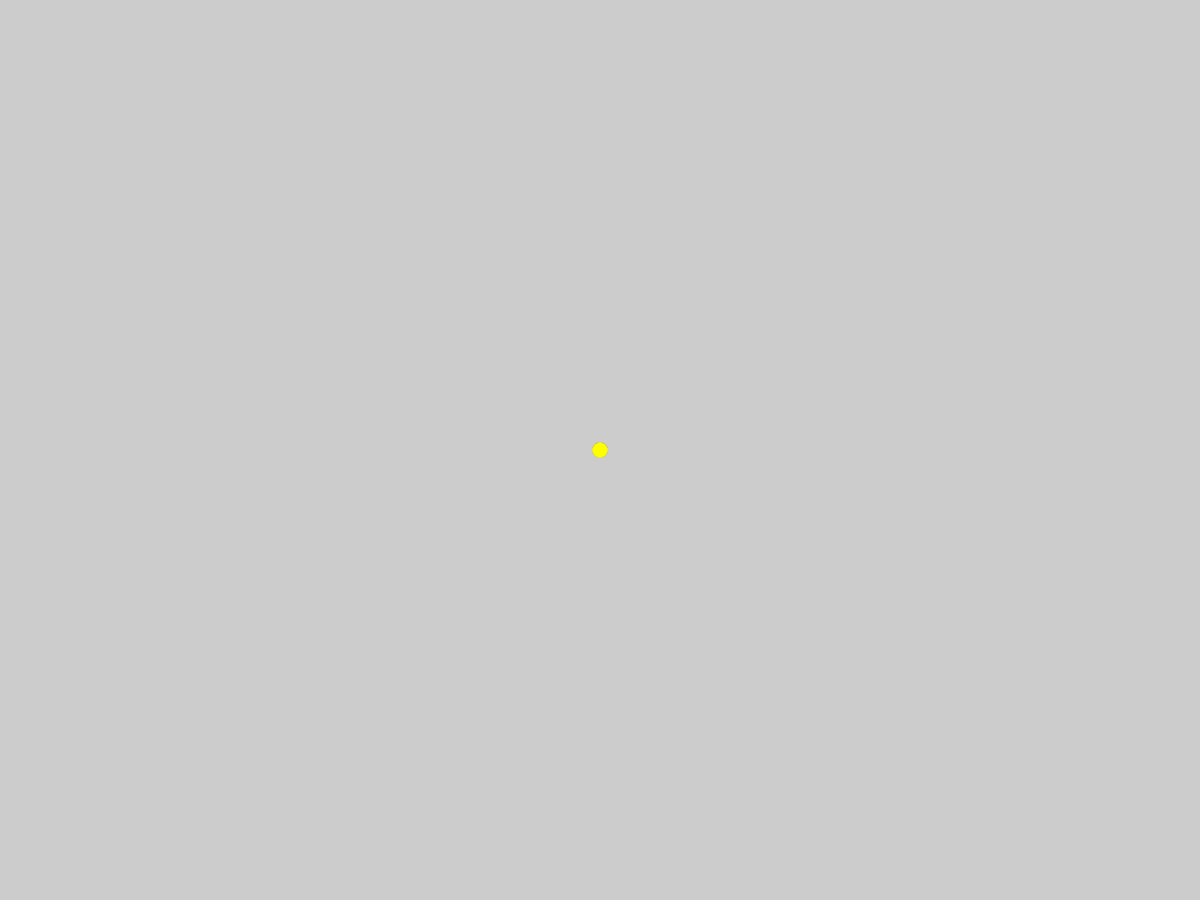
Frame 1 (no input)
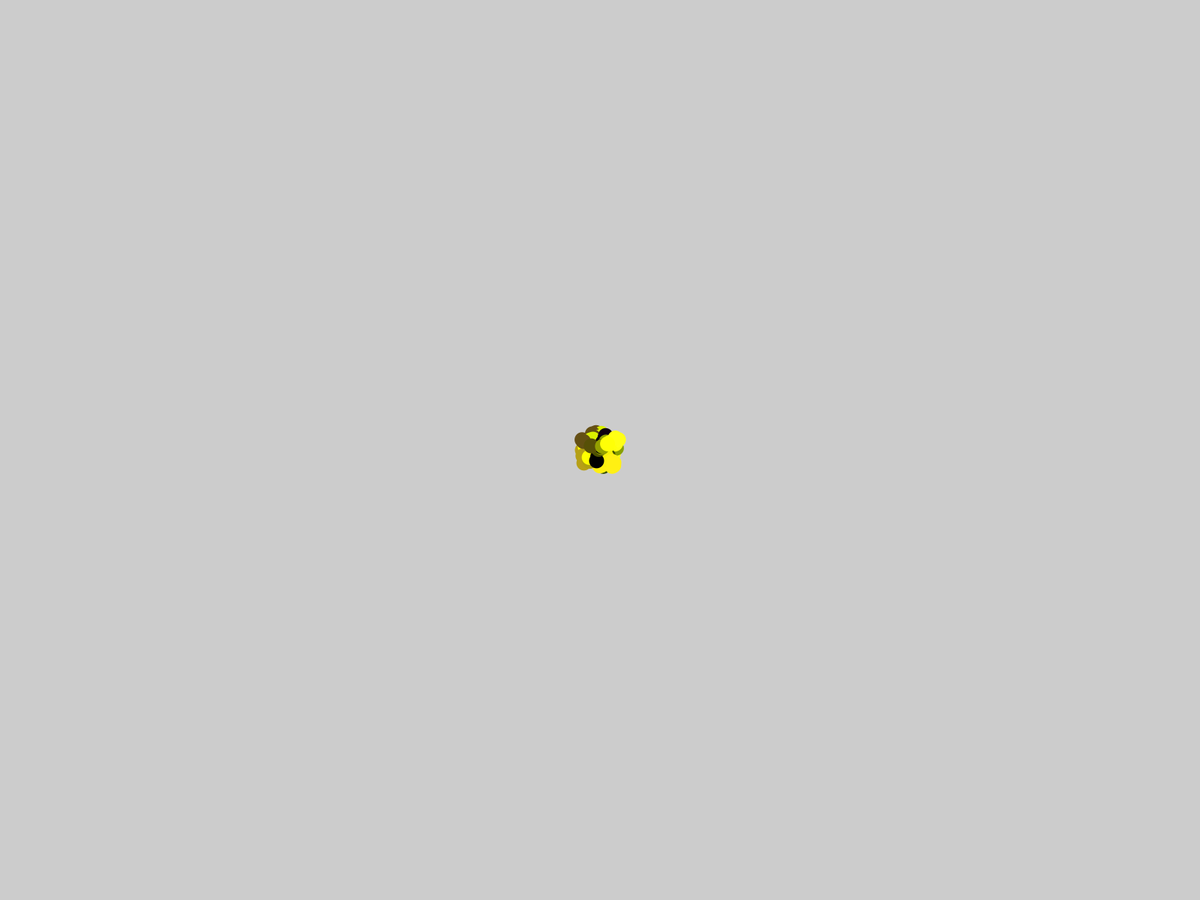
Frame 60 (the mouse pressed at the canvas centre just before this capture)
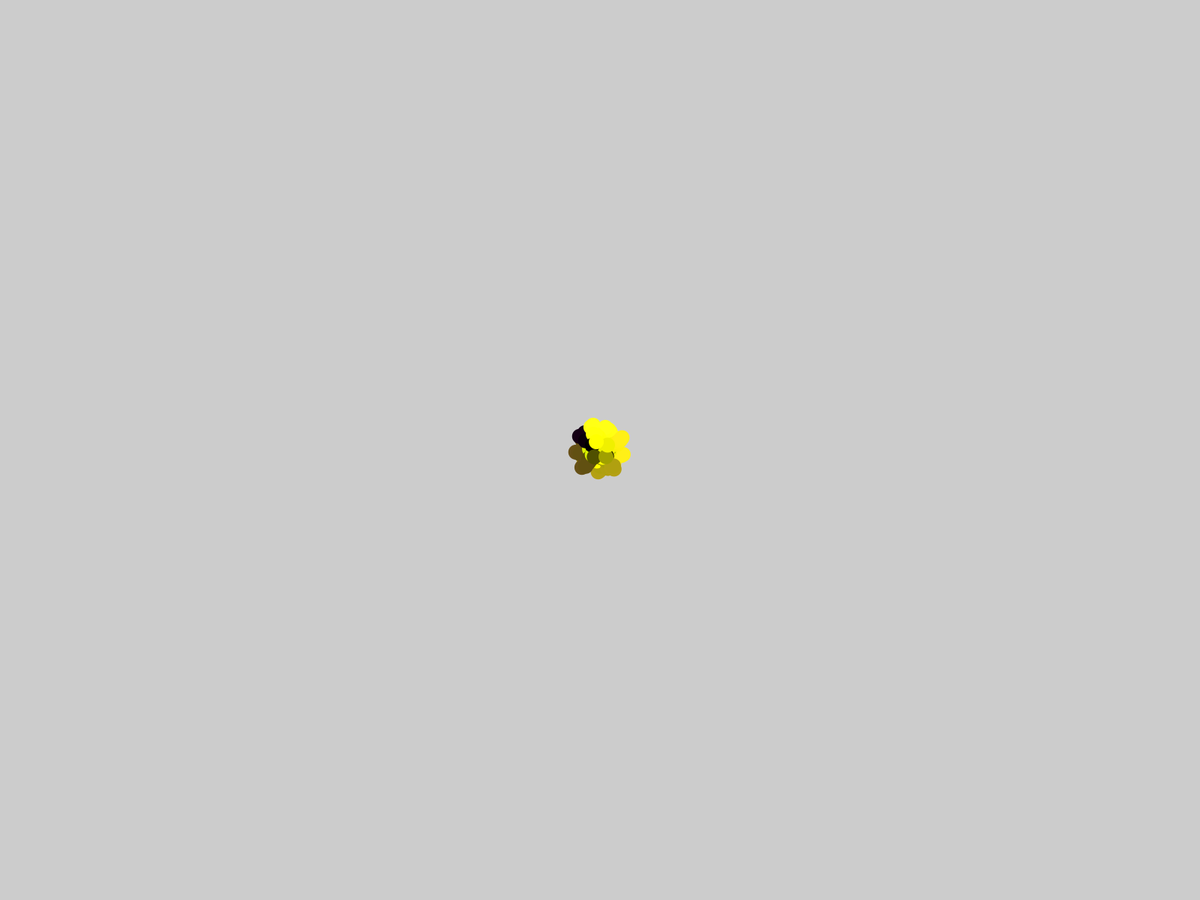
Frame 120 (the mouse held since frame 60 and released just before this capture)

The Processing sketch that drew these frames (run headless with seeded random() and noise(); from frame 60 on, the mouse is pressed at the canvas centre):

// Processing sketch: Mastery
// ── Mastery.pde
PVector center;
float angle;
float radius;
float i = 0;
int Amount = 5;

float[] x,y;

void setup() {
  fullScreen();
  //size(1980, 1080);
  center = new PVector(width/2, height/2);
  //get the initial point
  //for you, this would be the initial location of the object
  PVector point = new PVector(width/2, height/2);

  //find the angle between the points
  float deltaX = center.x - point.x;
  float deltaY = center.y - point.y;
  angle = atan2(deltaX, deltaY);

  //find the radius of the circle
  radius = dist(center.x, center.y, point.x, point.y);
  
  x = new float[Amount];
  y = new float[Amount];
  
  ellipseMode(RADIUS);
}

void draw() {
  
  i+= 0.1;
  //DrawSpiral(Amount);
  DrawInvertSpiral(Amount);
  
}

void DrawSpiral(int Amount)
{
  for(int a = 0; a < Amount; a++)
  {
    int RandomNo = 0;
    println(i%2);
    if(i%3 > 1.5)
    {
    float Rnd = random(-25,25);
    RandomNo = int(Rnd);
    }
   //find the point based on the angle
  x[a] = center.x + cos(angle+(a*30))*(radius+i+RandomNo);
  y[a] = center.y + sin(angle+(a*30))*(radius+i+RandomNo);
  //draw the traveling point
  noStroke();
  fill(a*80+RandomNo,a*80,RandomNo);
  ellipse(x[a], y[a], 10, 10);
  //increment the angle to move the point
  angle += PI/360; 
  }
}

void DrawInvertSpiral(int Amount)
{
  for(int a = 0; a < Amount; a++)
  {
    int RandomNo = 0;
    println(i%2);
    if(i%3 > 1.5)
    {
    float Rnd = random(-25,25);
    RandomNo = int(Rnd);
    }
   //find the point based on the angle
  x[a] = center.x + cos(angle+(a*30))*(radius+i+RandomNo);
  y[a] = center.y + sin(angle+(a*30))*(radius+i+RandomNo);
  //draw the traveling point
  noStroke();
  fill(a*80+RandomNo,a*80,RandomNo);
  ellipse(x[a], y[a], 10, 10);
  //increment the angle to move the point
  angle -= PI/720; 
  }
}
